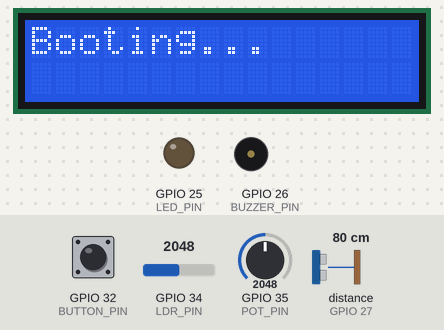
Bench run of a sketch on a simulated ESP32. Parts: 16×2 character LCD, output pins drawn as LEDs (lit = HIGH), buzzer (waves = sounding, pin HIGH). Wiring (inferred from the names in the program): ultrasonic range finder: trigger GPIO 33; echo GPIO 27. The inputs (shaded band) are chosen by the test bench; at power-on: GPIO 32 (BUTTON_PIN) HIGH, GPIO 34 (LDR_PIN) = 2048, GPIO 35 (POT_PIN) = 2048, distance to the obstacle (sensor on GPIO 27) 80 cm. The echo pulse lasts 58.3 µs per cm; WiFi joins after 1.5 s; servers stay silent unless stated; random numbers use the default seed unless the sketch sets one; no MQTT or app messages arrive unless stated; pins used as bus, display or sensor lines are not drawn; what the sketch prints to the serial monitor is not drawn.

Above: at 0.1 s.
At 2.7 s:
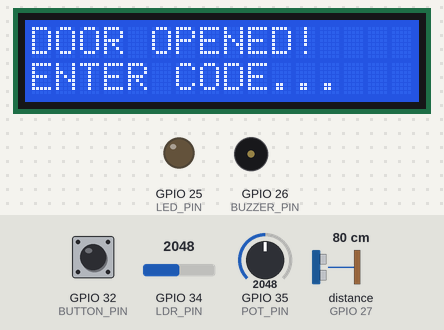
2.8 s: GPIO 32 (BUTTON_PIN) pulled LOW for 1 s
At 3.3 s:
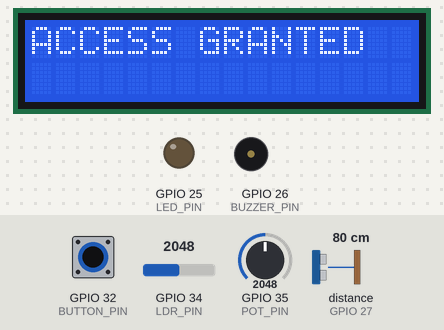
Timing chart, 0 to 5.8 s (numbered marks = the images above; inputs shaded):
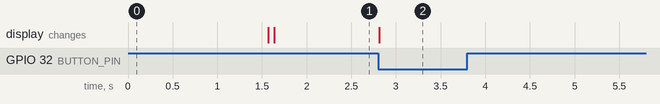

The sketch:

iot_vault.ino
```cpp
#include <WiFi.h>
#include <PubSubClient.h>
#include <WebServer.h>
#include <LiquidCrystal.h>

// ==========================================
// 1. CONFIGURATION (CHANGE THESE FOR THE LAB)
// ==========================================
const char* ssid = "Visitha";         // e.g., your mobile hotspot
const char* password = "12345678"; // Hotspot password
const char* mqtt_server = "broker.hivemq.com"; // Public HiveMQ broker

// ==========================================
// 2. PIN DEFINITIONS (Matching your wiring perfectly)
// ==========================================
// LCD: RS, E, D4, D5, D6, D7
LiquidCrystal lcd(22, 23, 5, 18, 19, 21);

// Inputs
const int LDR_PIN = 34;
const int POT_PIN = 35;
const int BUTTON_PIN = 32;
const int TRIG_PIN = 33;
const int ECHO_PIN = 27;

// Outputs
const int LED_PIN = 25;
const int BUZZER_PIN = 26;

// ==========================================
// 3. SYSTEM VARIABLES & THRESHOLDS
// ==========================================
int LDR_THRESHOLD = 2000;      // Tweak this based on the Serial Monitor debug output
int DISTANCE_THRESHOLD = 15;   // Trigger if closer than 15 cm
int SECRET_CODE = 2000;        // Target potentiometer value
int TOLERANCE = 500;           // Generous allowance to make the 5-min demo smooth

int currentState = 0; // 0: IDLE, 1: TRIGGERED, 2: SUCCESS, 3: BREACH
unsigned long timerStart1 = 0;
const unsigned long TIMEOUT_MS = 10000;
unsigned long lastDebugTime = 0;

// ==========================================
// 4. NETWORK OBJECTS
// ==========================================
WebServer server(80);
WiFiClient espClient;
PubSubClient mqttClient(espClient);

// ==========================================
// 5. HELPER FUNCTIONS
// ==========================================
int getDistance() {
  digitalWrite(TRIG_PIN, LOW);
  delayMicroseconds(2);
  digitalWrite(TRIG_PIN, HIGH);
  delayMicroseconds(10);
  digitalWrite(TRIG_PIN, LOW);

  long duration = pulseIn(ECHO_PIN, HIGH, 30000);
  if (duration == 0) return 999;
  return duration * 0.034 / 2;
}

void handleRoot() {
  String html = "<!DOCTYPE html><html><head><title>Vault Dashboard</title>";
  html += "<meta http-equiv='refresh' content='2'>"; // Auto-refresh every 2 seconds

  // 1. Properly close the CSS styling
  html += "<style>body{font-family: Arial; text-align: center; margin-top: 50px; background-color: #f4f4f4;}";
  html += ".card{background: white; padding: 20px; border-radius: 10px; box-shadow: 0 4px 8px rgba(0,0,0,0.1); display: inline-block;}";
  html += "h1{color: #333;} .status{font-size: 24px; font-weight: bold;}</style></head><body>";

  // 2. Start the visible Body and Card
  html += "<h1>IoT Zero-Trust Vault</h1>";
  html += "<div class='card'><h2>Current Status:</h2><br><span class='status' style='color: ";

  // 3. Dynamic text and colors based on State
  if (currentState == 0) {
    html += "green;'>SYSTEM ARMED (IDLE)";
  } else if (currentState == 1) {
    html += "orange;'>WARNING: Auth Required! (10s Timer)";
  } else if (currentState == 2) {
    html += "blue;'>ACCESS GRANTED";
  } else if (currentState == 3) {
    html += "red;'>BREACH / INTRUSION DETECTED!";
  } else if (currentState == 4) {
    // Added this for your Single-Run mode!
    html += "black;'>SYSTEM HALTED (Please press RST to restart demo)";
  }

  // 4. Close the HTML tags
  html += "</span></div></body></html>";

  server.send(200, "text/html", html);
}

void reconnectMQTT() {
  if (!mqttClient.connected()) {
    String clientId = "ESP32VaultClient-";
    clientId += String(random(0xffff), HEX);
    if (mqttClient.connect(clientId.c_str())) {
      mqttClient.publish("vault/status", "Vault System Online");
    }
  }
}

void resetSystem() {
  digitalWrite(LED_PIN, LOW);
  digitalWrite(BUZZER_PIN, LOW);
  currentState = 0;
  lcd.clear();
  lcd.print("SYSTEM ARMED");
  mqttClient.publish("vault/status", "System Reset & Armed");
}

// ==========================================
// 6. MAIN SETUP
// ==========================================
void setup() {
  Serial.begin(115200);

  // Pin Modes
  pinMode(BUTTON_PIN, INPUT_PULLUP);
  pinMode(TRIG_PIN, OUTPUT);
  pinMode(ECHO_PIN, INPUT);
  pinMode(LED_PIN, OUTPUT);
  pinMode(BUZZER_PIN, OUTPUT);

  // Init LCD
  lcd.begin(16, 2);
  lcd.print("Booting...");

  // Connect WiFi
  WiFi.begin(ssid, password);
  while (WiFi.status() != WL_CONNECTED) {
    delay(500);
    Serial.print(".");
  }
  Serial.println("\nWiFi connected!");
  Serial.print("Web UI IP Address: ");
  Serial.println(WiFi.localIP());

  // Setup Server & MQTT
  server.on("/", handleRoot);
  server.begin();
  mqttClient.setServer(mqtt_server, 1883);

  lcd.clear();
  lcd.print("SYSTEM ARMED");
}

// ==========================================
// 7. MAIN LOOP
// ==========================================
void loop() {
  server.handleClient();
  if (!mqttClient.connected()) reconnectMQTT();
  mqttClient.loop();

  // Read all sensors
  int ldrValue = analogRead(LDR_PIN);
  int potValue = analogRead(POT_PIN);
  int distance = getDistance();
  bool buttonPressed = (digitalRead(BUTTON_PIN) == LOW);

  // --- DIAGNOSTIC DEBUGGER (Prints to Serial Monitor every 1 second) ---
  if (millis() - lastDebugTime > 1000) {
    Serial.println("--- SENSOR DIAGNOSTICS ---");
    Serial.printf("LDR: %d (Threshold: %d)\n", ldrValue, LDR_THRESHOLD);
    Serial.printf("Dist: %d cm (Threshold: %d cm)\n", distance, DISTANCE_THRESHOLD);
    Serial.printf("Potentiometer: %d (Target: %d)\n", potValue, SECRET_CODE);
    Serial.printf("Button State: %s\n", buttonPressed ? "PRESSED" : "Open");
    Serial.printf("Current State: %d\n\n", currentState);
    lastDebugTime = millis();
  }

  // --- CORE STATE MACHINE ---
  // --- CORE STATE MACHINE ---
  switch (currentState) {
    case 0: // IDLE / ARMED
      if (ldrValue > LDR_THRESHOLD || distance < DISTANCE_THRESHOLD) {
        currentState = 1;
        timerStart1 = millis();
        lcd.clear();

        if (ldrValue > LDR_THRESHOLD) {
          lcd.print("DOOR OPENED!");
          mqttClient.publish("vault/status", "ALERT: Door Open");
        } else {
          lcd.print("MOTION DETECTED!");
          mqttClient.publish("vault/status", "ALERT: Motion");
        }
        lcd.setCursor(0, 1);
        lcd.print("ENTER CODE...");
      }
      break;

    case 1: // TRIGGERED (Waiting 10 seconds for code)
      // 1. Timeout Check
      if (millis() - timerStart1 >= TIMEOUT_MS) {
        currentState = 3; // Move to BREACH state
        break;
      }

      // 2. Check Authentication Button
      if (buttonPressed) {
        if (abs(potValue - SECRET_CODE) <= TOLERANCE) {
          currentState = 2; // Correct Code -> SUCCESS
        } else {
          currentState = 3; // Wrong Code -> BREACH
        }
      }
      break;

    case 2: // SUCCESS (End of run)
      lcd.clear();
      lcd.print("ACCESS GRANTED");
      mqttClient.publish("vault/status", "SUCCESS: Access Granted");

      currentState = 4; // Move to HALTED state
      break;

    case 3: // BREACH DETECTED (End of run)
      lcd.clear();
      lcd.print("INTRUSION ALARM");
      digitalWrite(LED_PIN, HIGH);
      digitalWrite(BUZZER_PIN, HIGH);
      mqttClient.publish("vault/status", "CRITICAL: INTRUSION DETECTED!");

      currentState = 4; // Move to HALTED state
      break;

    case 4: // HALTED (Single run finished )
      // The system does absolutely nothing here.
      // The LED/Buzzer stay ON (if breached), or the LCD stays on "ACCESS GRANTED".
      // Press the physical 'RST' button on the ESP32 to run the demo again.
      break;
  }
}
```

Measured:
- after the input at 2.8 s, the display: changes at once (image 2)
